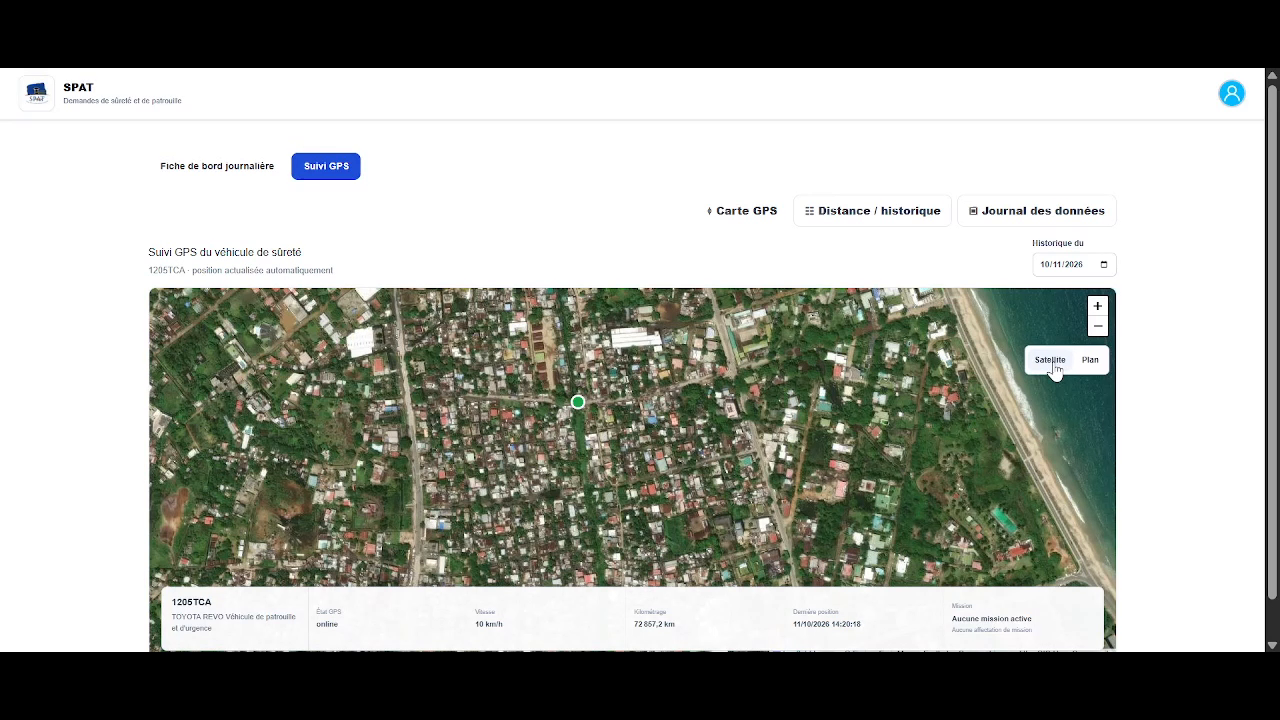
#> input picture tmp/video-surete/final-01.png, 1280 x 720 px
$ python audit.py
#> lines starting #> are read from the running program, lines starting #| are printed output that depends on the picture
### tmp/video-survol/track.py
import argparse
import json
import subprocess
from pathlib import Path

import numpy as np
from PIL import Image

WORK = Path(__file__).resolve().parent
FFMPEG = Path('C:/Users/Spat-Admin/AppData/Local/CapCut/Apps/9.7.1.4203/ffmpeg.exe')
WIDTH, HEIGHT, TOP = 1280, 584, 68
FPS = 10


def reference_shapes():
    references = [
        ('video-surete/final-01.png', 1063, 375),
        ('video-assistant/final-01.png', 553, 336),
        ('video-hors-ville/final-recadre-01.png', 777, 410),
    ]
    result = []
    for filename, x, y in references:
        image = np.asarray(Image.open(WORK.parent / filename).convert('L'))
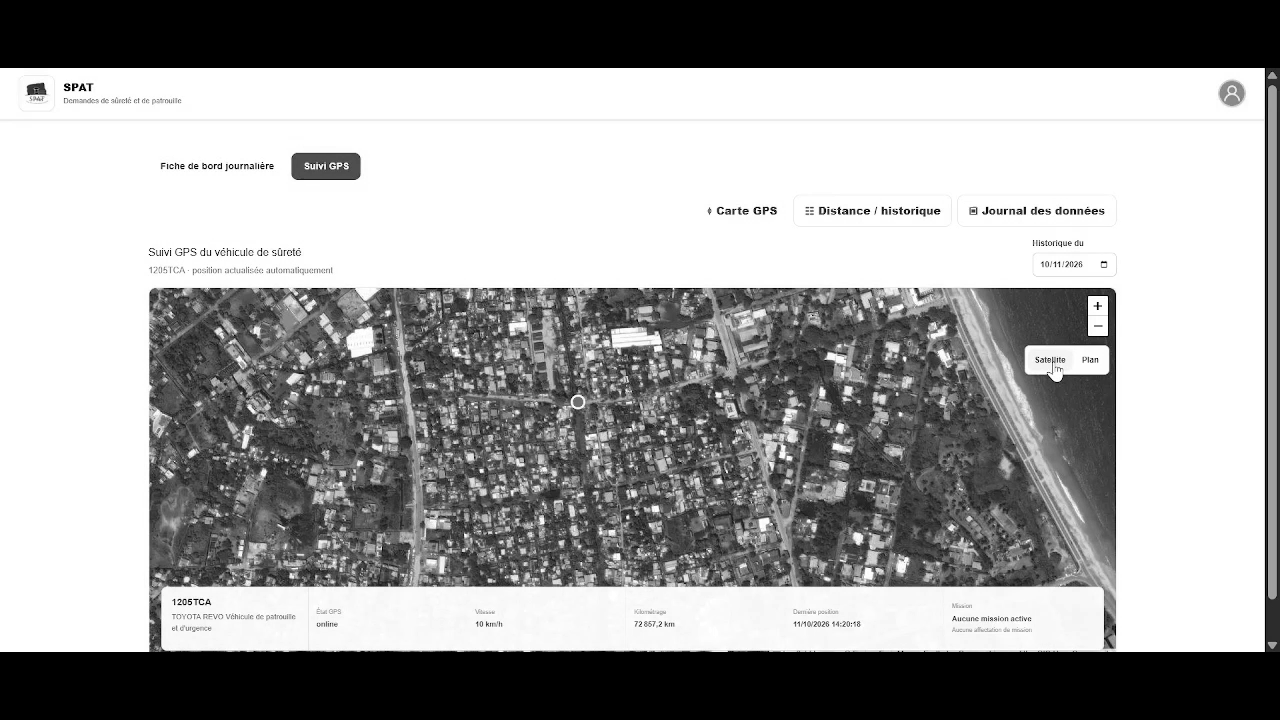
#> image: shape (720, 1280); min 0, max 255, mean 155.6
        patch = image[y-11:y+8, x-16:x+1]
        yy, xx = np.indices(patch.shape)
        # Restrict points to the hand itself: three fingers, palm and outline.
        fingers = (yy >= 3) & (yy <= 10) & (xx >= 5) & (xx <= 14)
        palm = (yy >= 10) & (yy <= 17) & (xx >= 7) & (xx <= 13)
        lower_left = (yy >= 10) & (yy <= 16) & (np.abs(xx - (yy - 9)) <= 1)
        bottom = (yy >= 16) & (yy <= 18) & (xx >= 6) & (xx <= 13)
        right = (yy >= 9) & (yy <= 15) & (xx >= 15)
        edge_y, edge_x = np.nonzero((patch < 155) & (fingers | lower_left | bottom | right))
#> edge_y = 43 values from 3 to 18; edge_x = 43 values, max 16 at index 20, min 0 at index 19, mean 10
        fill_y, fill_x = np.nonzero((patch > 239) & (fingers | palm))
#> fill_y = 86 values from 3 to 16; fill_x = 86 values, max 14 at index 1, min 6 at index 0, mean 10.02
        result.append((edge_y - 11, edge_x - 16, fill_y[::2] - 11, fill_x[::2] - 16))
    return result


SHAPES = reference_shapes()
#> SHAPES = 3 items


# [47 lines left out: functions locate_hand, track, not called in this run]


# [10 lines that do not run on import are left out]

### tmp/video-survol/audit.py
import argparse
import json
import math
import subprocess
from pathlib import Path

from PIL import Image, ImageDraw

from render import FFMPEG, FPS, WORK, smooth_positions


# [49 lines left out: functions groups, audit, not called in this run]


if __name__ == '__main__':
    parser = argparse.ArgumentParser()
    parser.add_argument('tag')
    parser.add_argument('source', type=Path)
#> (the run stopped early here; a loop or call above may not have finished)
